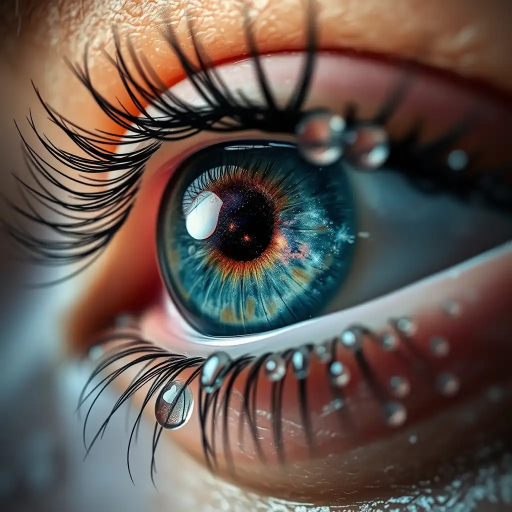
#> input picture Image Blurring/image2.png, 1024 x 1024 px (shown at 1/2 size)
$ jupyter execute blur.ipynb
#> lines starting #> are read from the running program, lines starting #| are printed output that depends on the picture
Blurring (smoothing) is the process of reducing sharp edges, noise, or detail in an image.
It works by applying a kernel (matrix) that combines the values of neighboring pixels to produce a new value for the center pixel.

1. How Kernels Work
A kernel is a small matrix (like 3×3, 5×5) that moves over the image.

Each position computes a weighted sum of the pixel neighborhood.

The center pixel is replaced by this computed value.

Example of a 3×3 averaging kernel:

1/9  1/9  1/9
1/9  1/9  1/9
1/9  1/9  1/9

[cell 1]
import cv2
import numpy as np

[cell 2]
org_img=cv2.imread('image2.png')
#> org_img is the input picture: shape (1024, 1024, 3); mean B, G, R 79.8, 86.8, 98.9
res_img=cv2.resize(org_img,(500,500))
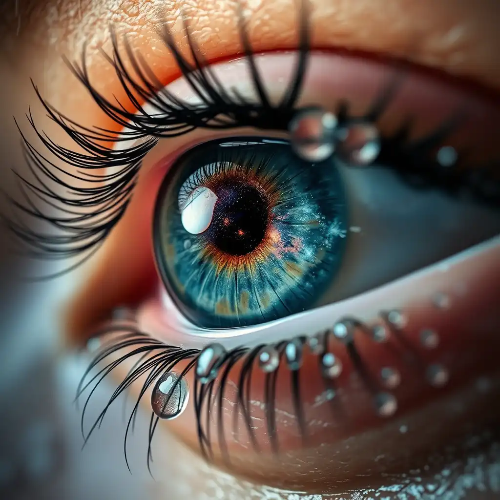
#> res_img: shape (500, 500, 3); mean B, G, R 79.7, 86.7, 98.7
cv2.imshow('durgesh',res_img)
cv2.waitKey(0)
cv2.destroyAllWindows()

Gaussian Blur (cv2.GaussianBlur)
Formula: Weighted mean using a Gaussian function (bell curve).

Center pixels get more weight → smoother yet preserves edges better.

📌 When to use: Pre-processing before edge detection (like Canny).

[cell 3]
org_img=cv2.imread('image2.png')
res_img=cv2.resize(org_img,(500,500))
g=cv2.GaussianBlur(res_img,(11,11),0) # 5,5 kernal image matrix size ..
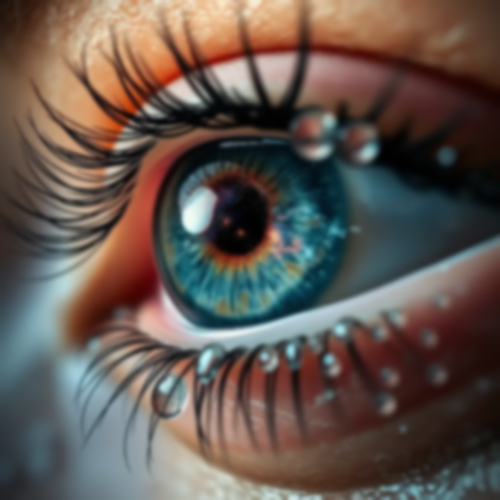
#> g: shape (500, 500, 3); mean B, G, R 79.7, 86.7, 98.7
#blur depend on this matrix size and size must be odd
h=np.hstack((res_img,g))
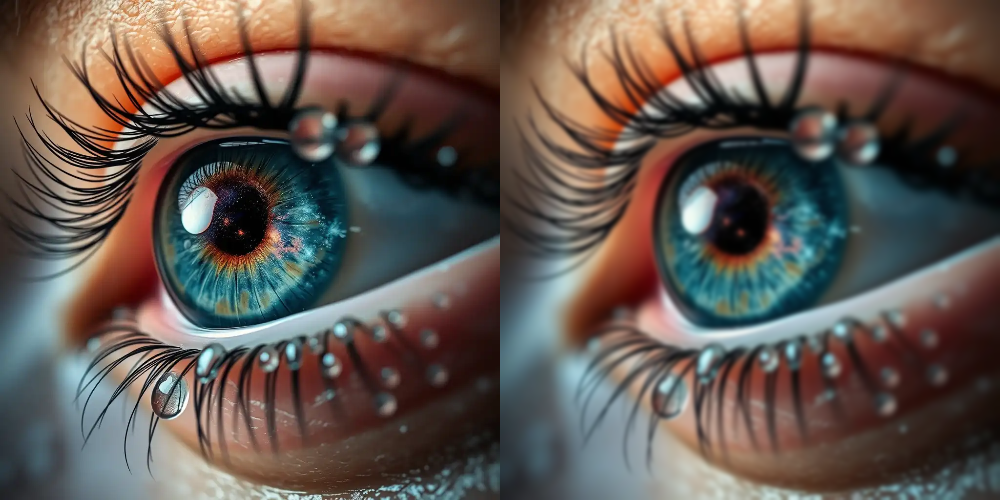
#> h: shape (500, 1000, 3); mean B, G, R 79.7, 86.7, 98.7
cv2.imshow('durgesh',h)
cv2.waitKey(0)
cv2.destroyAllWindows()

# Median Blur (cv2.medianBlur)
# Formula: Replace pixel value with the median of neighborhood pixels.
# Great for removing salt-and-pepper noise.

[cell 4]
org_img=cv2.imread('image2.png')
res_img=cv2.resize(org_img,(500,500))
g=cv2.GaussianBlur(res_img,(11,11),0) # 5,5 kernal image matrix size ..
#blur depend on this matrix size and size must be odd
m=cv2.medianBlur(res_img,9)
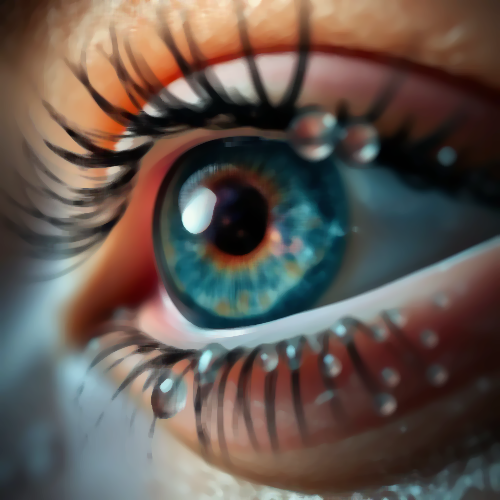
#> m: shape (500, 500, 3); mean B, G, R 79.5, 86.8, 99.2
h=np.hstack((res_img,g,m))
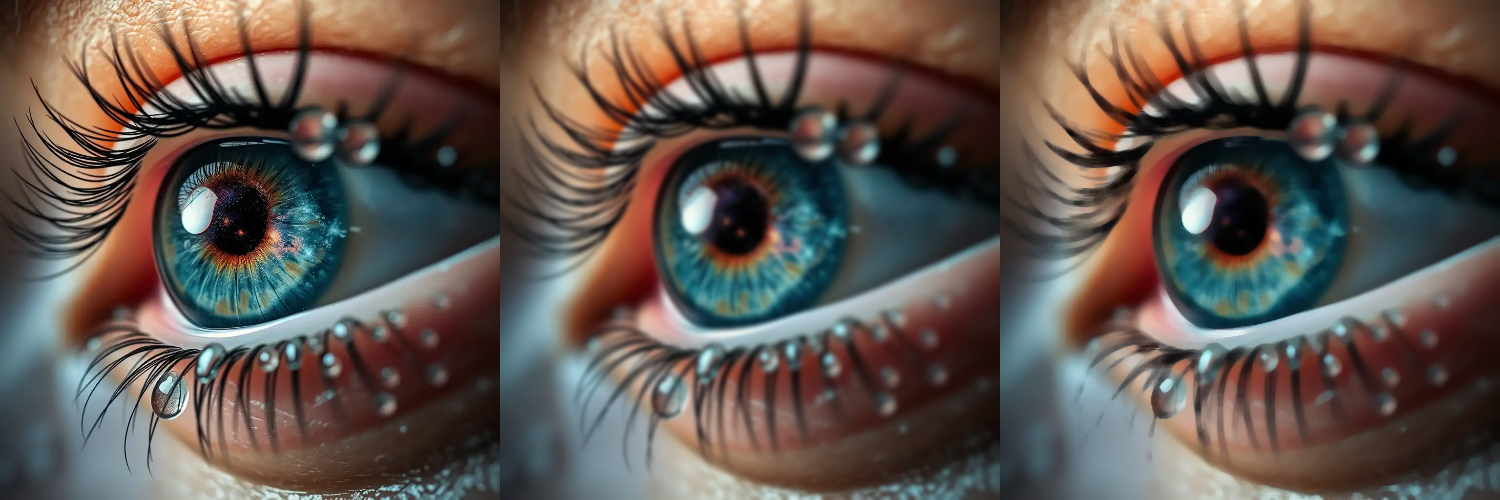
#> h: shape (500, 1500, 3); mean B, G, R 79.6, 86.7, 98.9
cv2.imshow('durgesh',h)
cv2.waitKey(0)
cv2.destroyAllWindows()

# Bilateral Filter (cv2.bilateralFilter)
# Formula: Combines spatial closeness + pixel intensity similarity.

# Smooths flat areas but keeps edges sharp.

[cell 5]
org_img=cv2.imread('image2.png')
res_img=cv2.resize(org_img,(300,300))
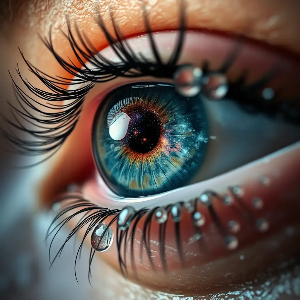
#> res_img: shape (300, 300, 3); mean B, G, R 79.6, 86.7, 98.7
g=cv2.GaussianBlur(res_img,(11,11),0) # 5,5 kernal image matrix size ..
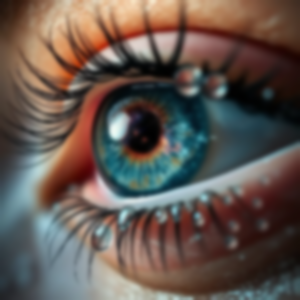
#> g: shape (300, 300, 3); mean B, G, R 79.6, 86.7, 98.7
#blur depend on this matrix size and size must be odd
m=cv2.medianBlur(res_img,9) # 9-kernalszie
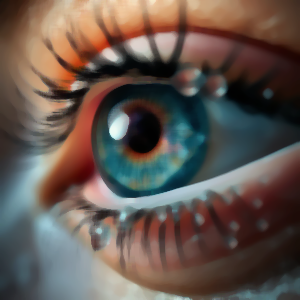
#> m: shape (300, 300, 3); mean B, G, R 79.3, 86.8, 99.6
b=cv2.bilateralFilter(res_img,9,200,200)
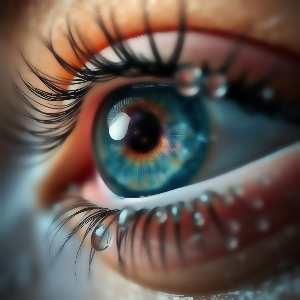
#> b: shape (300, 300, 3); mean B, G, R 79.7, 86.8, 98.9
h=np.hstack((res_img,g,m,b))
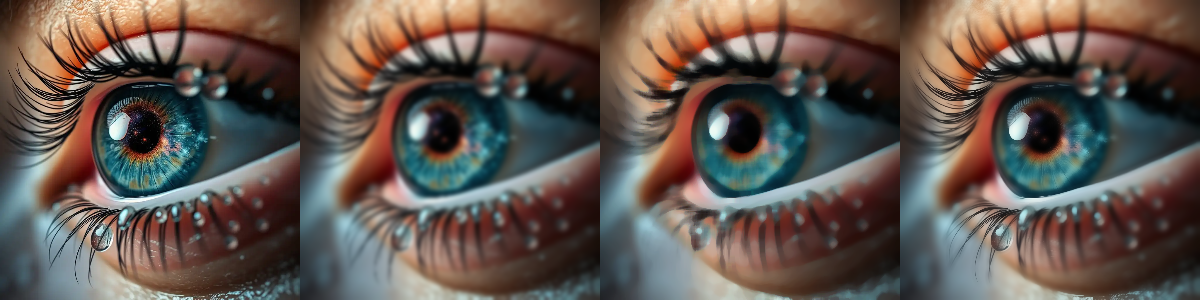
#> h: shape (300, 1200, 3); mean B, G, R 79.6, 86.7, 99
cv2.imshow('durgesh',h)
cv2.waitKey(0)
cv2.destroyAllWindows()
